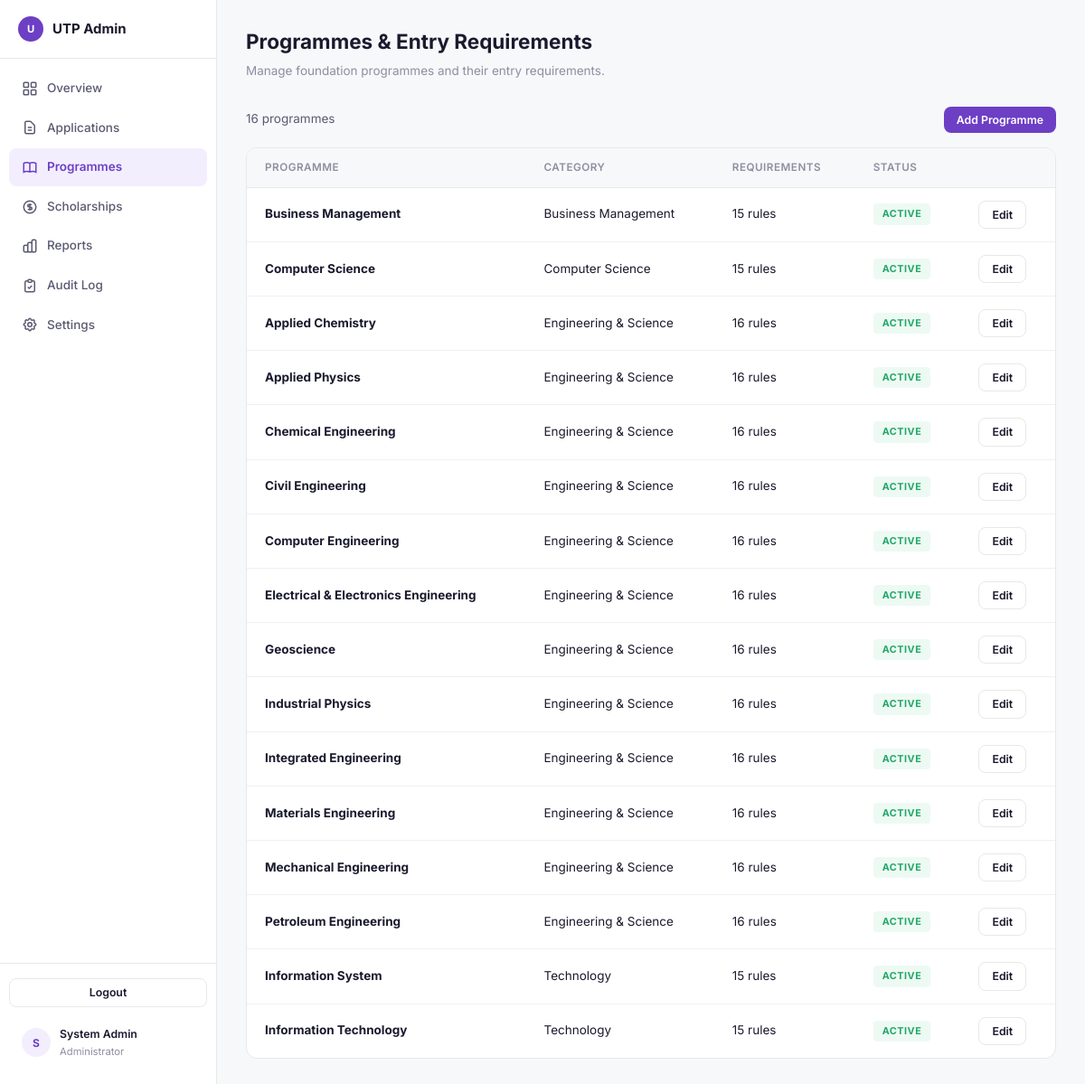
The app's page /admin/programmes.php (signed in) with its own data.
### tables this page shows
CREATE TABLE IF NOT EXISTS programmes (
    id INT AUTO_INCREMENT PRIMARY KEY,
    name VARCHAR(150) NOT NULL,
    category VARCHAR(100) NOT NULL,
    description TEXT,
    duration VARCHAR(50),
    foundation_fee DECIMAL(12,2) DEFAULT 0,
    undergraduate_fee DECIMAL(12,2) DEFAULT 0,
    stem_bonus TINYINT(1) DEFAULT 0,
    is_active TINYINT(1) DEFAULT 1,
    created_at TIMESTAMP DEFAULT CURRENT_TIMESTAMP
);

### includes/RoleGuard.php (called while the page is built, shortened)
<?php
function isLoggedIn() {
    return isset($_SESSION['user_id']);
}

### includes/UserAuth.php (called while the page is built, shortened)
<?php
function getCurrentUser() {
    return [
        'id' => $_SESSION['user_id'],
        'role' => $_SESSION['role'],
        'full_name' => $_SESSION['full_name']
    ];
}

### admin/programmes.php (the view, shortened to what this page needs)
<?php
require_once __DIR__ . '/admin_header.php';
$db = getDB();
$programmes = $db->query("SELECT p.*, (SELECT COUNT(*) FROM entry_requirements er WHERE er.programme_id = p.id) as req_count FROM programmes p ORDER BY p.category, p.name")->fetchAll();
$editProg = null;
$editReqs = [];
?>
<div class="page-header">
    <h1>Programmes & Entry Requirements</h1>
    <p>Manage foundation programmes and their entry requirements.</p>
</div>
<div class="flex-between mb-4">
    <span style="font-size:0.9rem; color:var(--text-secondary);"><?= count($programmes) ?> programmes</span>
    <button data-modal-target="add_programme_modal" class="btn btn-purple btn-sm">Add Programme</button>
</div>
<?php if ($editProg): ?>
<div class="card mb-6">
    <div class="flex-between mb-4">
        <h3 style="font-size:1.05rem;">Editing: <?= htmlspecialchars($editProg['name']) ?></h3>
        <a href="/admin/programmes.php" class="btn btn-outline btn-sm">Back to List</a>
    </div>
    <form method="POST" style="margin-bottom:24px;">
        <?= csrfField() ?>
        <input type="hidden" name="form_action" value="update_programme">
        <input type="hidden" name="programme_id" value="<?= $editProg['id'] ?>">
        <div class="form-row">
            <div class="form-group">
                <label class="form-label">Programme Name</label>
                <input type="text" name="name" class="form-input admin-focus" value="<?= htmlspecialchars($editProg['name']) ?>" required>
            </div>
            <div class="form-group">
                <label class="form-label">Category</label>
                <select name="category" class="form-select" required>
                    <option value="Engineering & Science" <?= $editProg['category'] === 'Engineering & Science' ? 'selected' : '' ?>>Engineering & Science</option>
                    <option value="Technology" <?= $editProg['category'] === 'Technology' ? 'selected' : '' ?>>Technology</option>
                    <option value="Computer Science" <?= $editProg['category'] === 'Computer Science' ? 'selected' : '' ?>>Computer Science</option>
                    <option value="Business Management" <?= $editProg['category'] === 'Business Management' ? 'selected' : '' ?>>Business Management</option>
                </select>
            </div>
        </div>
        <div class="form-group">
            <label class="form-label">Description</label>
            <textarea name="description" class="form-input admin-focus" rows="2"><?= htmlspecialchars($editProg['description']) ?></textarea>
        </div>
        <div class="form-group">
            <label style="display:flex; align-items:center; gap:8px; font-size:0.9rem; cursor:pointer;">
                <input type="checkbox" name="is_active" <?= $editProg['is_active'] ? 'checked' : '' ?>> Active
            </label>
        </div>
        <button type="submit" class="btn btn-purple btn-sm">Save Changes</button>
    </form>
    <h4 style="font-size:0.95rem; font-weight:600; margin-bottom:12px;">Entry Requirements (<?= count($editReqs) ?>)</h4>
    <?php if (!empty($editReqs)): ?>
    <div class="table-wrap mb-4">
        <table>
            <thead><tr><th>Qualification</th><th>Subject</th><th>Min Grade</th><th>Weight</th><th></th></tr></thead>
            <tbody>
            <?php foreach ($editReqs as $req): ?>
                <tr>
                    <td><?= htmlspecialchars($req['qual_type']) ?></td>
                    <td><?= htmlspecialchars($req['subject']) ?></td>
                    <td><strong><?= htmlspecialchars($req['min_grade']) ?></strong></td>
                    <td><?= $req['weight'] ?></td>
                    <td>
                        <form method="POST" style="display:inline;" onsubmit="return confirm('Delete this requirement?')">
                            <?= csrfField() ?>
                            <input type="hidden" name="form_action" value="delete_requirement">
                            <input type="hidden" name="req_id" value="<?= $req['id'] ?>">
                            <input type="hidden" name="programme_id" value="<?= $editProg['id'] ?>">
                            <button type="submit" class="btn btn-danger btn-sm">Delete</button>
                        </form>
                    </td>
                </tr>
            <?php endforeach; ?>
            </tbody>
        </table>
    </div>
    <?php endif; ?>
    <form method="POST" class="card card-flat" style="background:var(--bg-page); padding:18px;">
        <?= csrfField() ?>
        <input type="hidden" name="form_action" value="add_requirement">
        <input type="hidden" name="programme_id" value="<?= $editProg['id'] ?>">
        <h5 style="font-size:0.85rem; font-weight:600; margin-bottom:12px;">Add Requirement</h5>
        <div class="form-row">
            <div class="form-group">
                <label class="form-label">Qualification Type</label>
                <select name="qual_type" class="form-select" required>
                    <option value="SPM">SPM</option>
                    <option value="O-Level">O-Level</option>
                    <option value="IGCSE">IGCSE</option>
                </select>
            </div>
            <div class="form-group">
                <label class="form-label">Subject</label>
                <input type="text" name="subject" class="form-input admin-focus" placeholder="e.g. Mathematics" required>
            </div>
        </div>
        <div class="form-row">
            <div class="form-group">
                <label class="form-label">Minimum Grade</label>
                <input type="text" name="min_grade" class="form-input admin-focus" placeholder="e.g. C" required>
            </div>
            <div class="form-group">
                <label class="form-label">Weight (0.00 - 1.00)</label>
                <input type="number" name="weight" class="form-input admin-focus" value="1.00" min="0" max="1" step="0.05" required>
            </div>
        </div>
        <button type="submit" class="btn btn-purple btn-sm">Add Requirement</button>
    </form>
</div>
<?php else: ?>
<div class="table-wrap">
    <table>
        <thead><tr><th>Programme</th><th>Category</th><th>Requirements</th><th>Status</th><th></th></tr></thead>
        <tbody>
        <?php foreach ($programmes as $prog): ?>
            <tr>
                <td><strong><?= htmlspecialchars($prog['name']) ?></strong></td>
                <td><?= htmlspecialchars($prog['category']) ?></td>
                <td><?= $prog['req_count'] ?> rules</td>
                <td><span class="badge badge-<?= $prog['is_active'] ? 'green' : 'red' ?>"><?= $prog['is_active'] ? 'Active' : 'Inactive' ?></span></td>
                <td><a href="/admin/programmes.php?edit=<?= $prog['id'] ?>" class="btn btn-outline btn-sm">Edit</a></td>
            </tr>
        <?php endforeach; ?>
        </tbody>
    </table>
</div>
<?php endif; ?>
<?php require_once __DIR__ . '/admin_footer.php'; ?>

### admin/admin_header.php (shortened to what this page needs)
<?php
$currentPage = basename($_SERVER['PHP_SELF'], '.php');
$currentUser = getCurrentUser();
$initials = strtoupper(substr($currentUser['full_name'], 0, 1));
?>
<!DOCTYPE html>
<html lang="en">
<head>
    <link rel="stylesheet" href="/assets/css/style.css?v=<?= time() ?>">
</head>
<body>
<div class="admin-layout">
    <aside class="sidebar" id="adminSidebar">
        <div class="sidebar-brand">
            <span class="brand-icon">U</span>
            UTP Admin
        </div>
        <nav class="sidebar-nav">
            <a href="/admin/dashboard.php" class="<?= $currentPage === 'dashboard' ? 'active' : '' ?>">
                <svg viewBox="0 0 24 24" fill="none" stroke="currentColor" stroke-width="2"><rect x="3" y="3" width="7" height="7" rx="1"/><rect x="14" y="3" width="7" height="7" rx="1"/><rect x="3" y="14" width="7" height="7" rx="1"/><rect x="14" y="14" width="7" height="7" rx="1"/></svg>
                Overview
            </a>
            <a href="/admin/applications.php" class="<?= $currentPage === 'applications' ? 'active' : '' ?>">
                <svg viewBox="0 0 24 24" fill="none" stroke="currentColor" stroke-width="2"><path d="M9 12h6m-6 4h6m2 5H7a2 2 0 01-2-2V5a2 2 0 012-2h5.586a1 1 0 01.707.293l5.414 5.414a1 1 0 01.293.707V19a2 2 0 01-2 2z"/></svg>
                Applications
            </a>
            <a href="/admin/programmes.php" class="<?= $currentPage === 'programmes' ? 'active' : '' ?>">
                Programmes
            </a>
            <a href="/admin/scholarships.php" class="<?= $currentPage === 'scholarships' ? 'active' : '' ?>">
                <svg viewBox="0 0 24 24" fill="none" stroke="currentColor" stroke-width="2"><path d="M12 8c-1.657 0-3 .895-3 2s1.343 2 3 2 3 .895 3 2-1.343 2-3 2m0-8c1.11 0 2.08.402 2.599 1M12 8V7m0 1v8m0 0v1m0-1c-1.11 0-2.08-.402-2.599-1M21 12a9 9 0 11-18 0 9 9 0 0118 0z"/></svg>
                Scholarships
            </a>
            <a href="/admin/reports.php" class="<?= $currentPage === 'reports' ? 'active' : '' ?>">
                <svg viewBox="0 0 24 24" fill="none" stroke="currentColor" stroke-width="2"><path d="M9 19v-6a2 2 0 00-2-2H5a2 2 0 00-2 2v6a2 2 0 002 2h2a2 2 0 002-2zm0 0V9a2 2 0 012-2h2a2 2 0 012 2v10m-6 0a2 2 0 002 2h2a2 2 0 002-2m0 0V5a2 2 0 012-2h2a2 2 0 012 2v14a2 2 0 01-2 2h-2a2 2 0 01-2-2z"/></svg>
                Reports
            </a>
            <a href="/admin/audit-log.php" class="<?= $currentPage === 'audit-log' ? 'active' : '' ?>">
                <svg viewBox="0 0 24 24" fill="none" stroke="currentColor" stroke-width="2"><path d="M9 5H7a2 2 0 00-2 2v12a2 2 0 002 2h10a2 2 0 002-2V7a2 2 0 00-2-2h-2M9 5a2 2 0 002 2h2a2 2 0 002-2M9 5a2 2 0 012-2h2a2 2 0 012 2m-6 9l2 2 4-4"/></svg>
                Audit Log
            </a>
            <a href="/admin/settings.php" class="<?= $currentPage === 'settings' ? 'active' : '' ?>">
                Settings
            </a>
        </nav>
        <div class="sidebar-bottom">
            <a href="/api/logout.php" class="btn btn-outline btn-sm btn-block" style="margin-bottom:10px;">Logout</a>
            <div class="sidebar-user">
                <div class="user-avatar"><?= $initials ?></div>
                <div class="user-info">
                    <strong><?= htmlspecialchars($currentUser['full_name']) ?></strong>
                    <span>Administrator</span>
                </div>
            </div>
        </div>
    </aside>
    <div class="admin-main">

### admin/admin_footer.php (shortened to what this page needs)
    </div>
</div>
</body>
</html>

### records on screen
programmes: name "Business Management", category "Business Management", req_count "15", is_active "ACTIVE"
programmes: name "Computer Science", category "Computer Science", req_count "15", is_active "ACTIVE"
programmes: name "Applied Chemistry", category "Engineering & Science", req_count "16", is_active "ACTIVE"
programmes: name "Applied Physics", category "Engineering & Science", req_count "16", is_active "ACTIVE"
programmes: name "Chemical Engineering", category "Engineering & Science", req_count "16", is_active "ACTIVE"
programmes: name "Civil Engineering", category "Engineering & Science", req_count "16", is_active "ACTIVE"
programmes: name "Computer Engineering", category "Engineering & Science", req_count "16", is_active "ACTIVE"
programmes: name "Electrical & Electronics Engineering", category "Engineering & Science", req_count "16", is_active "ACTIVE"
programmes: name "Geoscience", category "Engineering & Science", req_count "16", is_active "ACTIVE"
programmes: name "Industrial Physics", category "Engineering & Science", req_count "16", is_active "ACTIVE"
programmes: name "Integrated Engineering", category "Engineering & Science", req_count "16", is_active "ACTIVE"
programmes: name "Materials Engineering", category "Engineering & Science", req_count "16", is_active "ACTIVE"
programmes: name "Mechanical Engineering", category "Engineering & Science", req_count "16", is_active "ACTIVE"
programmes: name "Petroleum Engineering", category "Engineering & Science", req_count "16", is_active "ACTIVE"
programmes: name "Information System", category "Technology", req_count "15", is_active "ACTIVE"
programmes: name "Information Technology", category "Technology", req_count "15", is_active "ACTIVE"

### other values on screen
$initials "S"
$currentUser['full_name'] "System Admin"
count($programmes) "16"
